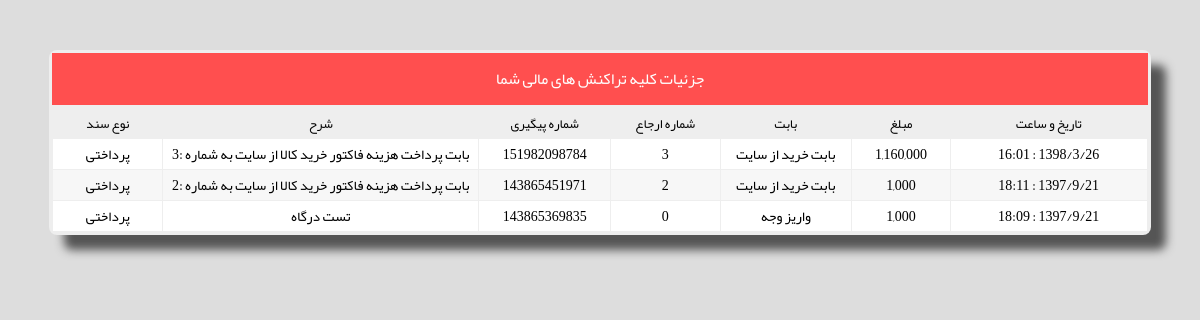
The page /admin_show_user_transaction.php (signed in) on the database its author committed.
### tables this page shows
CREATE TABLE `tbl_payment` (
  `auto_id` bigint(20) NOT NULL AUTO_INCREMENT,
  `f1` int(11) NOT NULL,
  `f2` int(11) NOT NULL DEFAULT '0',
  `f3` int(11) NOT NULL DEFAULT '0',
  `f4` varchar(10) NOT NULL DEFAULT '',
  `f5` varchar(10) NOT NULL DEFAULT '',
  `f6` varchar(1) NOT NULL DEFAULT '1',
  `f7` varchar(1) NOT NULL DEFAULT '1',
  `f8` bigint(20) NOT NULL DEFAULT '0',
  `f9` varchar(100) NOT NULL DEFAULT '',
  `f10` text,
  `f11` text,
  `f12` varchar(300) DEFAULT NULL,
  `f13` varchar(50) DEFAULT NULL,
  `f14` varchar(100) DEFAULT NULL,
  `f15` text,
  PRIMARY KEY (`auto_id`)
);

### connect.php (called while the page is built, shortened)
<?php ob_start(); session_start();
 function pool($price)
{
	$p_len=strlen($price);
	if ($p_len>3)
	{
		$cur_pos=$p_len;
		$new_price="";
		while($cur_pos-3>0)
		{
			$new_price=substr($price,$cur_pos-3,3).",".$new_price;
			$cur_pos-=3;
		}
		$new_price=substr($price,0,$cur_pos).",".$new_price;
		$new_price=substr($new_price,0,strlen($new_price)-1);
		return $new_price;
	}
	return $price;
}
?>

### admin_show_user_transaction.php (the view, shortened to what this page needs)
<?php include "header_admin_page.php";
$form_title="جزئیات کلیه تراکنش های مالی شما";
$str_sql="SELECT auto_id,f1,f2,f3,f4,f5,f6,f7,f8,f9,f10 from tbl_payment where f1='$_SESSION[s_user_id]' or f2='$_SESSION[s_user_id]' order by auto_id desc";
$re = mysql_query($str_sql);
?>
<body>
<p>&nbsp;</p>
<div align="center">
<div class="main_form">
	<table class="tbl_1_border" dir="rtl">
			<tr>
			<td align="center" width="100%"  colspan="4"><div class="cell_header"><?php print $form_title?></div></td>
					</tr>
		<tr>
			<td align="center">
				<div align="center" class="lazyload1">
									<table border="0" width="100%" id="tbl_factor" cellpadding=1px cellspacing=1px>
										<tr>
											<th width="39">تاریخ و ساعت</th>
											<th width="9%">مبلغ</th>
											<th width="12%">بابت</th>
											<th width="10%">شماره ارجاع</th>
											<th width="12%">شماره پیگیری</th>
											<th width="29%">
											شرح</th>
											<th width="10%">
											نوع سند</th>
										</tr>
<?php
		while($row = mysql_fetch_array($re))
		{
	?>
										<tr>
											<td width="39"><?php print $row["f4"]." : ".$row["f5"]?></td>
											<td width="9%"><?php print pool($row["f3"])?></td>
											<td width="12%">
											<?php
											switch($row["f7"])
											{
												case "2": print "بابت خرید از سایت"; break;
												case "3": print "واریز وجه"; break;
											}
											 ?></td>
											<td width="10%"><?php print $row["f8"]?></td>
											<td width="12%"><?php print $row["f9"]?></td>
											<td width="29%"><?php print $row["f10"]?></td>
											<td width="10%"><?php  if($row["f1"]==$_SESSION[s_user_id]) print "پرداختی"; else print "دریافتی" ?></td>
										</tr>
<?php } ?>
									</td>
								</tr>
								</table>
					</div>
	</div>
</body>

### css/admin_style.css (style rules this page uses)
p,table,td { font-family:WebYekan;font-size:14px;color:#000;font-weight:400 }
BODY { font-family:WebYekan;font-size:14px;color:#000;font-weight:400;background-color:#ddd;scrollbar-face-color:#E1E7EA;scrollbar-shadow-color:#E1E7EA;scrollbar-base-color:#E1E7EA;scrollbar-track-color:#E1E7EA;scrollbar-arrow-color:#8DA6B8 }
.main_form { background:#eee;box-shadow:15px 15px 10px #555;border-radius:8px;width:93%;text-align:center }
.tbl_1_border { border:0;direction:rt;width:100% }
.cell_header { text-align:center;font-size:16px;background:#FF4F4F;color:#fff;font-weight:400;padding:10px }
table #tbl_factor th { background-color:#EEE;color:#000;text-align:center;font-weight:400;font-size:13px }
table #tbl_factor tr:nth-child(even) { background-color:#fff;text-align:center;width:250px;font-size:12px }
table #tbl_factor tr:nth-child(odd) { background-color:#F7F7F7;text-align:center;width:250px;font-size:12px }

### rows shown on the page
tbl_payment: f5 "16:01", f3 "1,160,000", f7 "بابت خرید از سایت", f8 "3", f9 "151982098784", f10 "بابت پرداخت هزینه فاکتور خرید کالا از سایت به شماره :3", f1 "پرداختی"
tbl_payment: f5 "18:11", f3 "1,000", f7 "بابت خرید از سایت", f8 "2", f9 "143865451971", f10 "بابت پرداخت هزینه فاکتور خرید کالا از سایت به شماره :2", f1 "پرداختی"
tbl_payment: f5 "18:09", f3 "1,000", f7 "واریز وجه", f8 "0", f9 "143865369835", f10 "تست درگاه", f1 "پرداختی"

### other values the page prints
$form_title "جزئیات کلیه تراکنش های مالی شما"
